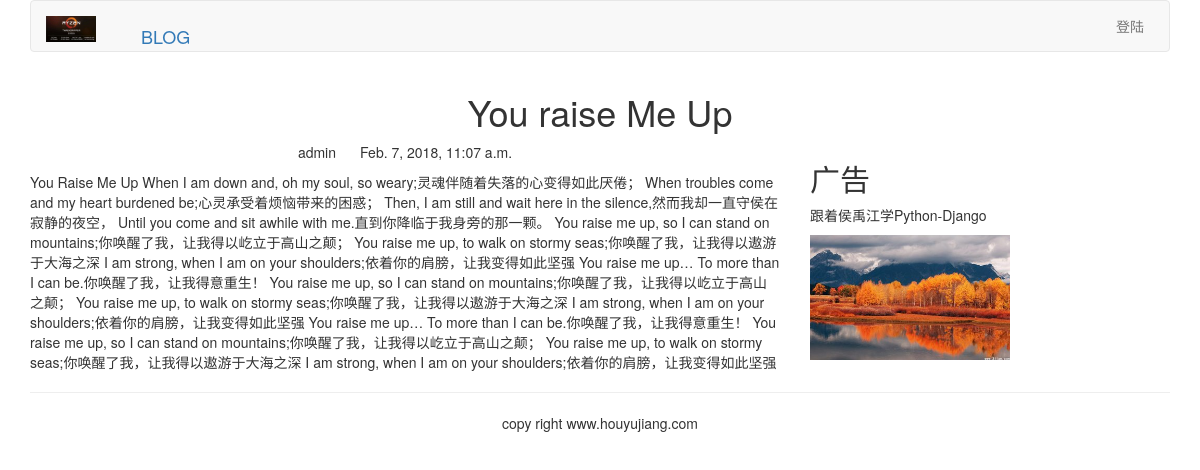
Page /blog/1/ on the committed database.
### blog/models.py (models this page shows)
class BlogArticles(models.Model):
    title = models.CharField(max_length=300)
    auther = models.ForeignKey(User,related_name="blog_posts")
    body = models.TextField()
    publish = models.DateTimeField(default=timezone.now)
    class Meta:
        ordering = ('-publish',)
    def __str__(self):
        return self.title

### blog/views.py (the view)
# urls.py: url(r'(?P<article_id>\d)/$',views.blog_artitcle,name='blog_detail')
def blog_artitcle(request, article_id):
    article = BlogArticles.objects.get(id = article_id)
    print(article)
    pub = article.publish
    return  render(request,'blog/content.html',{'article':article,'publish':pub})

### templates/blog/content.html (shortened to what this page needs)
{% extends 'base.html' %}
{% load staticfiles %}
{% block content %}
<div class="row text-center vertical -middle-sm">
    <h1>{{ article.title }}</h1>
</div>
<div class="row">
    <div class="col-xs-12 col-md-8">
        <p class="text-center"><span>{{ article.auther.username }}</span>
        <span style="margin-left: 20px">{{ publish }}</span>
        </p>
        <div>{{ article.body }}</div>
    </div>
    <div class="col-xs-6 col-md-4">
        <h2>广告</h2>
        <p>跟着侯禹江学Python-Django</p>
        <img width="200px" src="{% static '/images/1.jpg' %}" >
    </div>
</div>
{% endblock %}

### rows in the picture
BlogArticles: title "You raise Me Up", auther.username "admin", publish "Feb. 7, 2018, 11:07 a.m.", body "You Raise Me Up When I am down and, oh my soul, so weary;灵魂伴随着失落的心变得如此厌倦； When troubles come and my heart burdened be;心灵承受着烦恼带来的困惑； Then, I am still and wait here in the silence,然而我却一直守侯在寂静的夜空， Until you come and sit awhile with me.直到你降临于我身旁的那一颗。 You raise me up, so I can stand on mountains;你唤醒了我，让我得以屹立于高山之颠； You raise me up, to walk on stormy seas;你唤醒了我，让我得以遨游于大海之深 I am strong, when I am on your shoulders;依着你的肩膀，让我变得如此坚强 You raise me up… To more than I can be.你唤醒了我，让我得意重生！ You raise me up, so I can stand on mountains;你唤醒了我，让我得以屹立于高山之颠； You raise me up, to walk on stormy seas;你唤醒了我，让我得以遨游于大海之深 I am strong, when I am on your shoulders;依着你的肩膀，让我变得如此坚强 You raise me up… To more than I can…"
